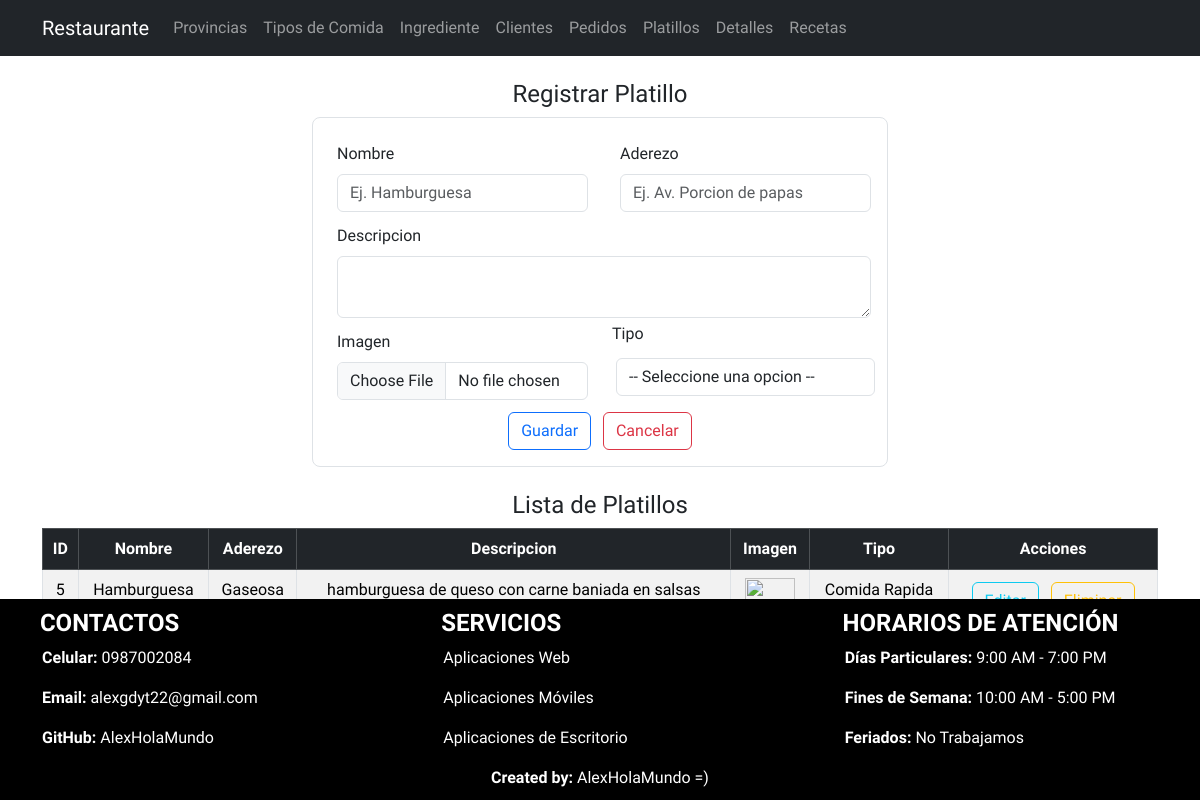
The app's page /listaPlatillo/ with its own data.
### Aplicaciones/RestauranteWT/models.py (models this page shows, shortened)
class Platillo (models.Model):
    idPlatillo_wt = models.AutoField(primary_key=True)
    nombre_wt = models.CharField(max_length=200)
    descripcion_wt = models.CharField(max_length=110)
    aderezos_wt = models.CharField(max_length=50)
    imagen_wt = models.FileField(upload_to='platillos', null=True, blank=True)
    tipo_wt = models.ForeignKey(Tipo , null=True, blank=True, on_delete=models.CASCADE)

class Tipo(models.Model):
    idTipo_wt = models.AutoField(primary_key=True)
    nombre_wt = models.CharField(max_length=50)
    descripcion_wt = models.CharField(max_length=100)
    precio_wt = models.DecimalField(max_digits=8, decimal_places=2)
    calorias_wt = models.IntegerField(default=0)

### Aplicaciones/RestauranteWT/views.py (the view)
# urls.py: path('listaPlatillo/', views.listaPlatillo),
def listaPlatillo(request):
    platilloBdd = Platillo.objects.all()
    tipoBdd = Tipo.objects.all()
    return render(request, 'listaPlatillo.html', {'platillos': platilloBdd, 'tipos': tipoBdd})

### Aplicaciones/RestauranteWT/templates/listaPlatillo.html (shortened to what this page needs)
{% extends "plantilla.html" %} {% block contenido %} {%load static %}
<div class="container w-50 mt-4 mb-4">
  <h4 class="text-center">Registrar Platillo</h4>
  <form
    class="border p-3 rounded-3"
    action="/guardarPlatillo/"
    method="POST"
    enctype="multipart/form-data"
  >
    <div class="row">
      <div class="col-md-6">
        <div class="m-1">
          <label for="" class="form-label m-1">Nombre</label>
          <input
            type="text"
            required
            class="form-control m-1"
            placeholder="Ej. Hamburguesa"
            value=""
            name="nombre_wt"
            id="nombre_wt"
          />
        </div>
      </div>
      <div class="col-md-6">
        <div class="m-1">
          <label for="" class="form-label m-1">Aderezo</label>
          <input
            type="text"
            required
            class="form-control m-1"
            placeholder="Ej. Av. Porcion de papas"
            value=""
            name="aderezos_wt"
            id="aderezos_wt"
          />
        </div>
      </div>
    </div>
    <div class="row">
      <div class="col-md-12">
        <div class="m-1">
          <label for="" class="form-label m-1">Descripcion</label>
          <textarea
            type="text"
            required
            class="form-control m-1"
            placeholder="Ej. Hamburguesa con doble queso y mantequilla"
            value=""
            name="descripcion_wt"
            id="descripcion_wt"
          >
          </textarea>
        </div>
      </div>
    </div>
    <div class="row">
      <div class="col-md-6">
        <div class="m-1">
          <label for="" class="form-label m-1">Imagen</label>
          <input
            type="file"
            accept="image/*"
            required
            class="form-control m-1"
            value=""
            name="imagen_wt"
            id="imagen_wt"
          />
        </div>
      </div>
      <div class="col-md-6">
        <label for="" class="form-label"> Tipo</label>
        <select
          name="idTipo_wt"
          required
          class="form-control m-1"
          id="idTipo_wt"
        >
          <option value="" class="">-- Seleccione una opcion --</option>
        </select>
      </div>
    </div>
    <center class="mt-2">
      <button type="submit" name="button" class="btn btn-outline-primary">
        Guardar</button
      >&nbsp;&nbsp;
      <button type="reset" name="button" class="btn btn-outline-danger">
        Cancelar
      </button>
    </center>
  </form>
</div>
<center class="mt-4 mb-4">
  <div class="container table-responsive">
    <h4 class="text-center">Lista de Platillos</h4>
    <table class="table table-striped table-bordered table-hover">
      <thead>
        <tr class="table-dark">
          <th class="text-center">ID</th>
          <th class="text-center">Nombre</th>
          <th class="text-center">Aderezo</th>
          <th class="text-center">Descripcion</th>
          <th class="text-center">Imagen</th>
          <th class="text-center">Tipo</th>
          <th class="text-center">Acciones</th>
        </tr>
      </thead>
      <tbody>
        {% for platillo in platillos %}
        <tr>
          <td class="text-center">{{platillo.idPlatillo_wt}}</td>
          <td class="text-center">{{platillo.nombre_wt}}</td>
          <td class="text-center">{{platillo.aderezos_wt}}</td>
          <td class="text-center">{{platillo.descripcion_wt}}</td>
          <td class="text-center">
            {% if platillo.imagen_wt %}
            <a href="{{ platillo.imagen_wt.url }}" target="_blank">
            </a>
            {% else %}
            <p>Sin imagen</p>
            {% endif %}
          </td>
          <td class="text-center">{{platillo.tipo_wt.nombre_wt}}</td>
          <td class="text-center">
            <a
              href="/editarPlatillo/{{platillo.idPlatillo_wt}}"
              class="btn btn-outline-info m-1"
              >Editar</a
            >
            <a
              href="javascript:void(0);"
              type="button"
              class="btn btn-outline-warning m-1"
              onclick="eliminarPlatillo('/eliminarPlatillo/{{platillo.idPlatillo_wt}}')"
              >Eliminar</a
            >
          </td>
        </tr>
        {% endfor %}
      </tbody>
    </table>
  </div>
</center>
{% endblock contenido %}

### crudRestaurante/static/css/styles.css (style rules this page uses)
body { font-family: 'Great Vibes', cursive; font-family: 'PT Sans', sans-serif; font-family: 'PT Sans Narrow', sans-serif; font-family: 'Roboto Condensed', sans-serif; }

### records on screen
Platillo: idPlatillo_wt "5", nombre_wt "Hamburguesa", aderezos_wt "Gaseosa", descripcion_wt "hamburguesa de queso con carne baniada en salsas", tipo_wt.nombre_wt "Comida Rapida"
